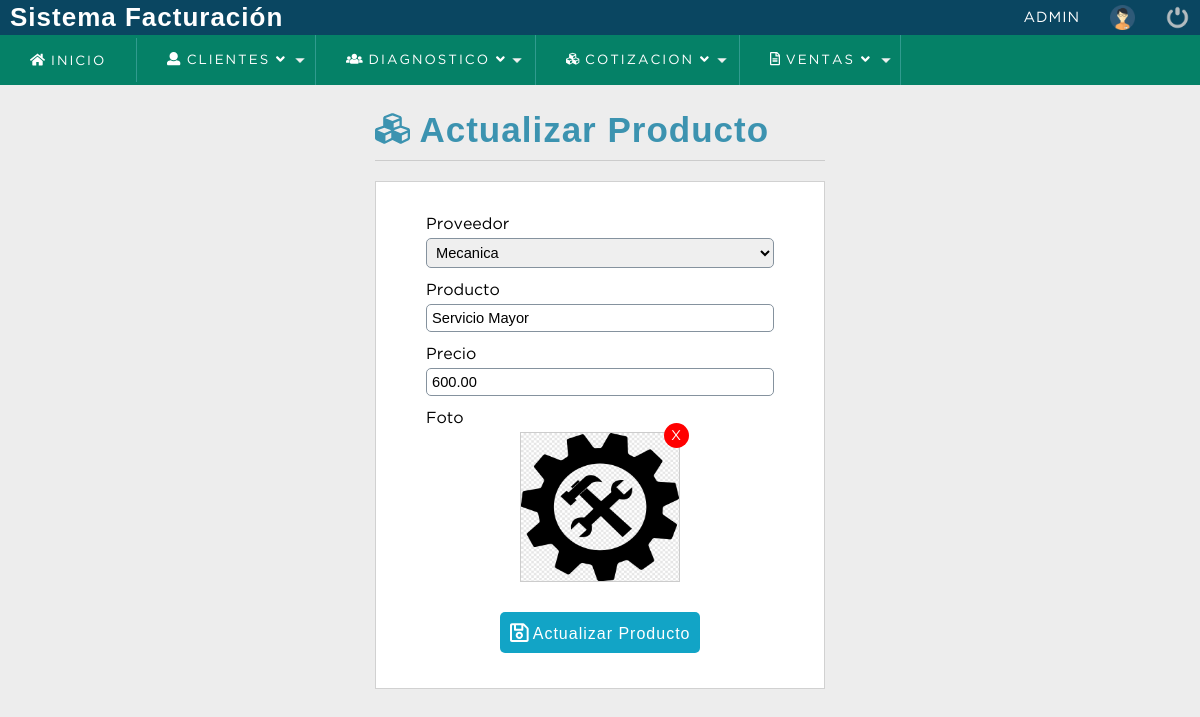
/sistema/editar_producto.php?id=15 (signed in), run on the app's committed database.
### tables this page shows
CREATE TABLE `producto` (
  `codproducto` int(11) NOT NULL,
  `descripcion` varchar(100) DEFAULT NULL,
  `proveedor` int(11) DEFAULT NULL,
  `precio` decimal(10,2) DEFAULT NULL,
  `existencia` int(11) DEFAULT NULL,
  `date_add` datetime NOT NULL DEFAULT current_timestamp(),
  `usuario_id` int(11) NOT NULL,
  `estatus` int(11) NOT NULL DEFAULT 1,
  `foto` text DEFAULT NULL
);

CREATE TABLE `proveedor` (
  `codproveedor` int(11) NOT NULL,
  `proveedor` varchar(100) DEFAULT NULL,
  `contacto` varchar(100) DEFAULT NULL,
  `telefono` bigint(20) DEFAULT NULL,
  `direccion` text DEFAULT NULL,
  `date_add` datetime NOT NULL DEFAULT current_timestamp(),
  `usuario_id` int(11) NOT NULL,
  `estatus` int(11) NOT NULL DEFAULT 1
);

### sistema/editar_producto.php (the view, shortened to what this page needs)
<?php
	include "../conexion.php";
	if(empty($_REQUEST['id'])){
		header("location: lista_producto.php");
	}else{
		$id_producto = $_REQUEST['id'];
		$query_producto = mysqli_query($conection,"SELECT p.codproducto,p.descripcion,p.precio,p.foto,pr.codproveedor,pr.proveedor
														FROM producto p
														INNER JOIN proveedor pr
														ON p.proveedor = pr.codproveedor
														WHERE p.codproducto = $id_producto AND p.estatus = 1");
		$result_producto = mysqli_num_rows($query_producto);
		$foto = '';
		$classRemove = 'notBlock';
		if($result_producto > 0){
			$data_producto = mysqli_fetch_assoc($query_producto);
			if($data_producto['foto'] != 'img_producto.png'){
				$classRemove = '';
				$foto =  '<img id="img" src="img/uploads/'.$data_producto['foto'].'" alt="Producto">';
			}
		}else{
			header("location: lista_producto.php");
		}
	}
 ?>
<!DOCTYPE html>
<html lang="es">
<head>
	<?php include "includes/scripts.php"; ?>
</head>
<body>
	<?php include "includes/header.php"; ?>
	<section id="container">
		<div class="form_register">
			<h1><i class="fas fa-cubes"></i> Actualizar Producto</h1>
			<hr>
			<form action="" method="post" enctype="multipart/form-data">
				<label for="proveedor">Proveedor</label>
				<select name="proveedor" id="proveedor" class="notItemOne">
					<option value="<?php echo $data_producto['codproveedor']; ?>" selected><?php echo $data_producto['proveedor']; ?></option>
				</select>
				<label for="producto">Producto</label>
				<input type="text" name="producto" id="producto" placeholder="Nombre del producto" value="<?php echo $data_producto['descripcion']; ?>">
				<label for="precio">Precio</label>
				<input type="text" name="precio" id="precio" placeholder="Precio del producto" value="<?php echo $data_producto['precio']; ?>">
				<div class="photo">
					<label for="foto">Foto</label>
                    <div class="prevPhoto">
                    	<span class="delPhoto <?php echo $classRemove; ?>">X</span>
                    	<label for="foto"></label>
                    	<?php echo $foto; ?>
                    </div>
				</div>
				<button type="submit" class="btn_save"><i class="far fa-save fa-lg"></i> Actualizar Producto</button>
			</form>
		</div>
	</section>
</body>
</html>

### sistema/css/style.css (style rules this page uses)
* { margin: 0; padding: 0; box-sizing: border-box; }
body { background: #ededed; }
h1, h2, h3, h4, h5, h6 { font-family: 'arial'; font-weight: bold; letter-spacing: 1px; }
h1 { font-size: 26px; }
span { font-family: 'GothamBook'; letter-spacing: 1px; font-size: 14px; line-height: 20px; }
#container { padding: 90px 15px 15px; }
.form_register { width: 450px; margin: auto; margin-top: 20px; }
.form_register h1 { color: #3c93b0; }
hr { border: 0; background: #CCC; height: 1px; margin: 10px 0; display: block; }
form { background: #FFF; margin: auto; padding: 20px 50px; border: 1px solid #d1d1d1; }
label { display: block; font-size: 12pt; font-family: 'GothamBook'; margin: 15px auto 5px auto; }
input,select { display: block; width: 100%; font-size: 11pt; padding: 5px; border: 1px solid #85929e; border-radius: 5px; }
.notItemOne option:first-child { display: none; }
.btn_save { font-size: 12pt; background: #12a4c6; padding: 10px; color: #FFF; letter-spacing: 1px; border: 0; cursor: pointer; margin: 30px auto 15px auto; display: block; border-radius: 5px; }
#container h1 { font-size: 35px; display: inline-block; }
.prevPhoto { display: flex; justify-content: space-between; width: 160px; height: 150px; border: 1px solid #CCC; position: relative; cursor: pointer; background: url(../images/uploads/user.png); background-repeat: no-repeat; background-size: cover; background-position: center center; margin: auto; }
.prevPhoto label { cursor: pointer; width: 100%; height: 100%; position: absolute; top: 0; left: 0; z-index: 2; }
.prevPhoto img { width: 100%; height: 100%; }
.delPhoto { color: #FFF; display: -webkit-flex; display: -moz-flex; display: -ms-flex; display: -o-flex; display: flex; justify-content: center; align-items: center; border-radius: 50%; width: 25px; height: 25px; background: red; position: absolute; right: -10px; top: -10px; z-index: 10; }

### data on the page
producto: proveedor "Mecanica", producto "Servicio Mayor", precio "600.00", foto (picture)

### other printed values
$_SESSION['user'] "ADMIN"
